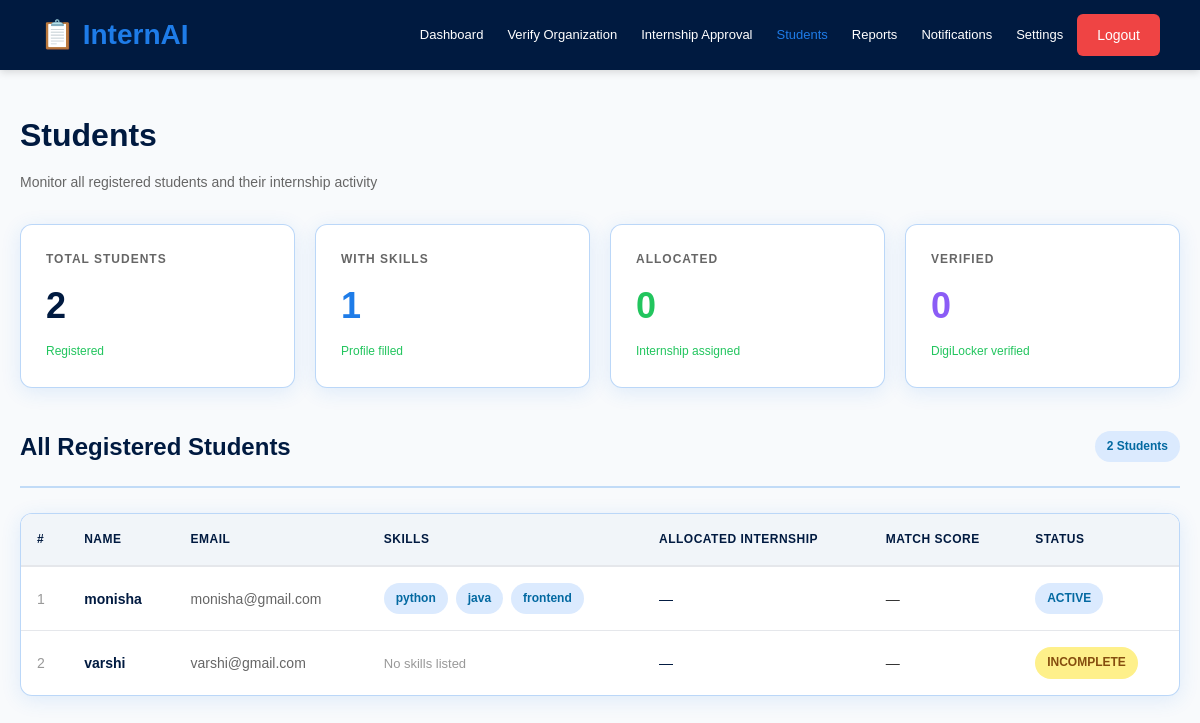
The page /admin/students (signed in) on the database its author committed.
### app.py (models this page shows)
class User(UserMixin, db.Model):
    id = db.Column(db.Integer, primary_key=True)
    name = db.Column(db.String(100))
    email = db.Column(db.String(100), unique=True)
    password = db.Column(db.String(100))
    role = db.Column(db.String(20))  # student, organization, admin

class StudentProfile(db.Model):
    id = db.Column(db.Integer, primary_key=True)
    user_id = db.Column(db.Integer)
    skills = db.Column(db.Text)
    allocated_internship = db.Column(db.String(200))
    match_score = db.Column(db.Float)

### app.py (the view)
@app.route('/admin/students')
@login_required
@admin_required
def admin_students():
    all_profiles = StudentProfile.query.all()
    students = []
    for profile in all_profiles:
        user = User.query.get(profile.user_id)
        if user:
            students.append({'user': user, 'profile': profile})
    return render_template('admin_students.html', students=students)

### app.py (called while the page is built)
def admin_required(f):
    @wraps(f)
    def decorated_function(*args, **kwargs):
        if not current_user.is_authenticated or current_user.role != 'admin':
            return redirect(url_for('home'))
        return f(*args, **kwargs)
    return decorated_function

@login_manager.user_loader
def load_user(user_id):
    return User.query.get(int(user_id))

### templates/admin_students.html (shortened to what this page needs)
{% extends "base.html" %} {% block content %}
<div class="container">
  <h1 class="page-title">Students</h1>
  <p class="page-subtitle">Monitor all registered students and their internship activity</p>
  <div class="stats-grid" style="grid-template-columns: repeat(4, 1fr);">
    <div class="stat-card">
      <div class="stat-label">Total Students</div>
      <div class="stat-value">{{ students|length }}</div>
      <div class="stat-change">Registered</div>
    </div>
    <div class="stat-card">
      <div class="stat-label">With Skills</div>
      <div class="stat-value" style="color:#1e7ce8;">{{ students|selectattr('profile')|selectattr('profile.skills')|list|length }}</div>
      <div class="stat-change">Profile filled</div>
    </div>
    <div class="stat-card">
      <div class="stat-label">Allocated</div>
      <div class="stat-value" style="color:#22c55e;">{{ students|selectattr('profile')|selectattr('profile.allocated_internship')|list|length }}</div>
      <div class="stat-change">Internship assigned</div>
    </div>
    <div class="stat-card">
      <div class="stat-label">Verified</div>
      <div class="stat-value" style="color:#8b5cf6;">{{ students|selectattr('profile')|selectattr('profile.is_verified', 'equalto', true)|list|length }}</div>
      <div class="stat-change">DigiLocker verified</div>
    </div>
  </div>
  <div class="section-header" style="margin-top:10px;">
    <h2>All Registered Students</h2>
    <span style="background:#dbeafe;color:#0369a1;padding:6px 12px;border-radius:20px;font-weight:600;font-size:12px;">
      {{ students|length }} Students
    </span>
  </div>
  {% if students %}
  <div class="table-container">
    <table>
      <thead>
        <tr>
          <th>#</th>
          <th>Name</th>
          <th>Email</th>
          <th>Skills</th>
          <th>Allocated Internship</th>
          <th>Match Score</th>
          <th>Status</th>
        </tr>
      </thead>
      <tbody>
        {% for item in students %}
        <tr>
          <td style="color:#999;">{{ loop.index }}</td>
          <td style="font-weight:600;color:#001a40;">{{ item.user.name }}</td>
          <td style="color:#666;">{{ item.user.email }}</td>
          <td>
            {% if item.profile and item.profile.skills %}
            <div class="skills-container" style="margin-top:0;">
              {% for skill in item.profile.skills.split(',')[:3] %}
              <span class="skill">{{ skill.strip() }}</span>
              {% endfor %}
            </div>
            {% else %}
            <span style="color:#999;font-size:13px;">No skills listed</span>
            {% endif %}
          </td>
          <td style="color:#001a40;font-weight:500;">
            {{ item.profile.allocated_internship if item.profile and item.profile.allocated_internship else '—' }}
          </td>
          <td>
            {% if item.profile and item.profile.match_score %}
            <span style="font-weight:700;color:{% if item.profile.match_score > 0.7 %}#22c55e{% elif item.profile.match_score > 0.4 %}#fbbf24{% else %}#ef4444{% endif %};">
              {{ (item.profile.match_score * 100)|round(1) }}%
            </span>
            {% else %}—{% endif %}
          </td>
          <td>
            {% if item.profile and item.profile.allocated_internship %}
            <span class="badge badge-approved">Allocated</span>
            {% elif item.profile and item.profile.skills %}
            <span class="badge badge-applied">Active</span>
            {% else %}
            <span class="badge badge-pending">Incomplete</span>
            {% endif %}
          </td>
        </tr>
        {% endfor %}
      </tbody>
    </table>
  </div>
  {% else %}
  <div class="empty-state">
    <p>No students registered yet</p>
    <p class="empty-state-note">Students will appear here after registration</p>
  </div>
  {% endif %}
</div>
{% endblock %}

### templates/base.html (shortened to what this page needs)
<!doctype html>
<html>
  <head>
    <link
      rel="stylesheet"
      href="{{ url_for('static', filename='style.css') }}"
    />
    {% if current_user.is_authenticated and current_user.role == 'admin' %}
    <link
      rel="stylesheet"
      href="{{ url_for('static', filename='admin.css') }}"
    />
    {% elif current_user.is_authenticated and current_user.role == 'organization' %}
    <link rel="stylesheet" href="{{ url_for('static', filename='org.css') }}" />
    {% elif current_user.is_authenticated and current_user.role == 'student' %}
    <link rel="stylesheet" href="{{ url_for('static', filename='student.css') }}" />
    {% endif %}
  </head>
  <body>
    {% if not current_user.is_authenticated %}
    <nav class="navbar">
      <div class="logo">InternAI</div>
      <ul class="nav-links">
        <li><a href="{{ url_for('home') }}">Home</a></li>
        <li><a href="#">About</a></li>
        <li><a href="#">Features</a></li>
        <li>
          <a href="{{ url_for('login') }}" class="register-btn">Login</a>
        </li>
      </ul>
    </nav>
    {% elif current_user.is_authenticated %}
    <nav
      class="navbar"
      style="
        background-color: #001a40;
        padding: 0 40px;
        display: flex;
        justify-content: space-between;
        align-items: center;
        height: 70px;
        box-shadow: 0 2px 8px rgba(0, 0, 0, 0.15);
      "
    >
      <div style="font-size: 28px; font-weight: bold; color: #1e7ce8">
        📋 InternAI
      </div>
      <div style="display: flex; gap: 4px; align-items: center">
        {% block nav_links %}
        {% if current_user.role == 'organization' %}
        <a
          href="/organization"
          style="
            color: #ffffff;
            text-decoration: none;
            font-size: 14px;
            padding: 8px 16px;
            border-radius: 4px;
            transition: background-color 0.3s ease;
          "
          >Dashboard</a
        >
        {% elif current_user.role == 'admin' %}
        {% for label, url in [('Dashboard','/admin'),('Verify Organization','/admin/organizations'),('Internship Approval','/admin/internships'),('Students','/admin/students'),('Reports','/admin/reports'),('Notifications','/admin/notifications'),('Settings','/admin/settings')] %}
        <a href="{{ url }}" style="color:{% if request.path == url %}#1e7ce8{% else %}#ffffff{% endif %};text-decoration:none;font-size:13px;padding:6px 10px;border-radius:4px;transition:color 0.2s;white-space:nowrap;">{{ label }}</a>
        {% endfor %}
        {% elif current_user.role == 'student' %}
        <a href="/student" style="color:#ffffff;text-decoration:none;font-size:14px;padding:8px 16px;border-radius:4px;transition:background-color 0.3s ease;">Dashboard</a>
        {% endif %}
        {% endblock %}
        <a
          href="/logout"
          style="
            background-color: #ef4444;
            color: #ffffff;
            text-decoration: none;
            font-size: 14px;
            padding: 10px 20px;
            border-radius: 6px;
            transition: background-color 0.3s ease;
          "
          >Logout</a
        >
      </div>
    </nav>
    {% endif %} {% block content %}{% endblock %}
  </body>
</html>

### static/style.css (style rules this page uses)
* { margin: 0; padding: 0; box-sizing: border-box; font-family: Arial, sans-serif; }
body { background: #f8fafc; color: #0b1f3a; }
.navbar { background: #0b1f3a; padding: 18px 60px; display: flex; justify-content: space-between; align-items: center; }

### static/admin.css (style rules this page uses)
:root { --primary-dark: #001a40; --primary-blue: #1e7ce8; --success: #22c55e; --danger: #ef4444; --warning: #fbbf24; --text-white: #ffffff; --text-dark: #333333; --text-light: #666666; --bg-white: #ffffff; --bg-light: #f1f5f9; --border-color: #e5e7eb; --shadow-sm: 0 2px 8px rgba(0, 0, 0, 0.08); --shadow-md: 0 4px 16px rgba(0, 0, 0, 0.12); --glass-border: rgba(30, 124, 232, 0.3); --glass-shadow: 0 4px 20px rgba(30, 124, 232, 0.12); --glass-shadow-hover: 0 8px 32px rgba(30, 124, 232, 0.28); --glass-bg: #ffffff; }
* { margin: 0; padding: 0; box-sizing: border-box; }
body { font-family: 'Segoe UI', Tahoma, Geneva, Verdana, sans-serif; background: #f8fafc; color: var(--text-dark); line-height: 1.6; }
.navbar { background-color: var(--primary-dark); color: var(--text-white); padding: 0 40px; display: flex; justify-content: space-between; align-items: center; height: 70px; box-shadow: var(--shadow-sm); position: sticky; top: 0; z-index: 100; }
.container { max-width: 1400px; margin: 0 auto; padding: 40px 20px; }
.page-title { color: var(--primary-dark); font-size: 32px; font-weight: 600; margin-bottom: 10px; }
.page-subtitle { color: var(--text-light); font-size: 14px; margin-bottom: 30px; }
.stats-grid { display: grid; grid-template-columns: repeat(auto-fit, minmax(250px, 1fr)); gap: 20px; margin-bottom: 40px; }
.stat-card { background: var(--glass-bg); backdrop-filter: blur(10px); -webkit-backdrop-filter: blur(10px); border: 1px solid var(--glass-border); border-radius: 12px; padding: 25px; box-shadow: var(--glass-shadow); transition: all 0.3s ease; }
.stat-label { color: var(--text-light); font-size: 12px; text-transform: uppercase; letter-spacing: 1px; margin-bottom: 8px; font-weight: 600; }
.stat-value { color: var(--primary-dark); font-size: 36px; font-weight: 700; }
.stat-change { color: var(--success); font-size: 12px; margin-top: 8px; }
.section-header { display: flex; justify-content: space-between; align-items: center; margin-bottom: 25px; padding-bottom: 20px; border-bottom: 2px solid rgba(30, 124, 232, 0.25); flex-wrap: wrap; gap: 15px; }
.section-header h2 { color: var(--primary-dark); font-size: 24px; font-weight: 600; }
.skills-container { display: flex; flex-wrap: wrap; gap: 8px; margin-top: 10px; }
.skill { display: inline-block; background-color: #dbeafe; color: #0369a1; padding: 6px 12px; border-radius: 20px; font-size: 12px; font-weight: 600; }
.badge { display: inline-block; padding: 6px 12px; border-radius: 20px; font-size: 12px; font-weight: 600; text-transform: uppercase; width: fit-content; }
.badge-pending { background-color: #fef08a; color: #854d0e; }
.badge-applied { background-color: #dbeafe; color: #0369a1; }
.table-container { background: var(--glass-bg); backdrop-filter: blur(10px); -webkit-backdrop-filter: blur(10px); border: 1px solid var(--glass-border); border-radius: 12px; overflow: hidden; box-shadow: var(--glass-shadow); margin-bottom: 30px; overflow-x: auto; }
table { width: 100%; border-collapse: collapse; }
table thead { background-color: var(--bg-light); border-bottom: 2px solid var(--border-color); }
table th { padding: 16px; text-align: left; font-weight: 600; color: var(--primary-dark); font-size: 12px; text-transform: uppercase; letter-spacing: 0.5px; }
table td { padding: 16px; border-bottom: 1px solid var(--border-color); font-size: 14px; color: var(--text-dark); }
table tbody tr { transition: background-color 0.2s ease; }
table tbody tr:last-child td { border-bottom: none; }

### rows shown on the page
User: user.name "monisha", user.email "monisha@gmail.com"
StudentProfile: profile "—"
User: user.name "varshi", user.email "varshi@gmail.com"
StudentProfile: profile "—"

### other values the page prints
{{ label }} "Dashboard" "Verify Organization" "Internship Approval" "Students" "Reports" "Notifications" "Settings"
{{ students|length }} "2"
{{ skill.strip() }} "python" "java" "frontend"
